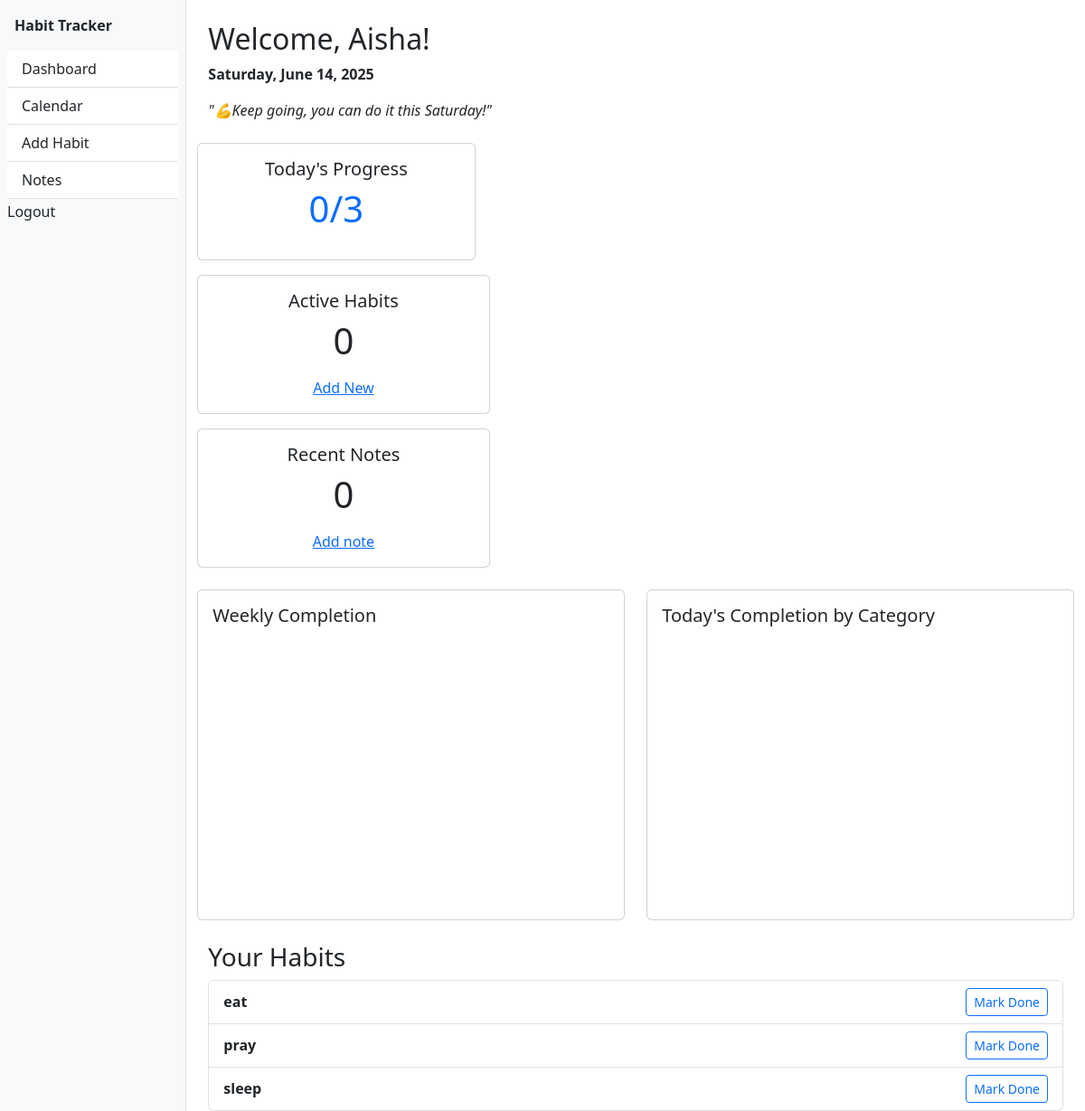
The page /habits/dashboard/ (signed in) on the database as committed earlier.
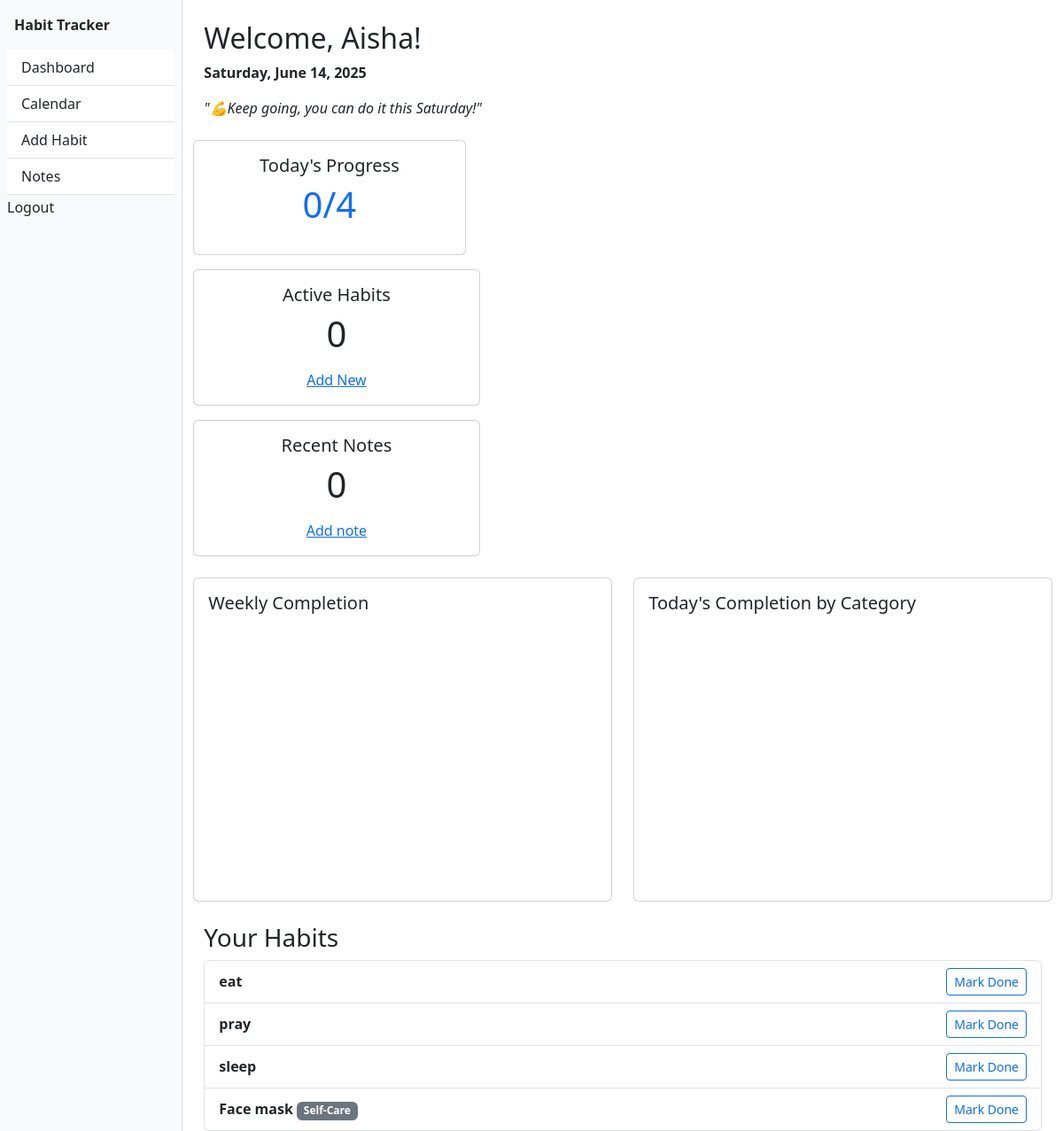
The same page on the database as committed later.
### habits/models.py (models this page shows, shortened)
class Habit(models.Model):
    CATEGORY_CHOICES = [
        ('health', 'Health/Fitness'),
        ('productivity', 'Productivity'),
        ('selfcare', 'Self-Care'),
        ('learning', 'Learning'),
        ('work', 'Work'),
        ('fun', 'Hobbies/Fun'),
    ]
    FREQUENCY_CHOICES = [
        ('daily', 'Daily'),
        ('weekly', 'Weekly'),
        ('custom', 'Custom'),
    ]
    user = models.ForeignKey(User, on_delete=models.CASCADE)
    name = models.CharField(max_length=100)  # e.g. "Drink water"
    description = models.TextField(blank=True)
    target = models.PositiveIntegerField(default=1)  # e.g. "8 glasses/day"
    frequency = models.CharField(max_length=20, choices=FREQUENCY_CHOICES, default='daily')
    category = models.CharField(max_length=50, choices=CATEGORY_CHOICES, blank=True)
    creation_date = models.DateTimeField(auto_now_add=True)
    is_template = models.BooleanField(default=False)  # For admin-curated templates
    created_by_admin = models.ForeignKey(
        User,
        on_delete=models.SET_NULL,
        null=True,
        blank=True,
        related_name='admin_habits'
    )

### habits/views.py (the view)
# urls.py: path('dashboard/', dashboard, name='dashboard'),
@login_required
def dashboard(request):
    habits = Habit.objects.filter(user=request.user)
    today = date.today()
    start_of_week = today - timedelta(days=today.weekday())  # Monday
    week_dates = [start_of_week + timedelta(days=i) for i in range(7)]
    weekly_data = HabitCompletion.objects.filter(
        habit__user=request.user,
        date__range=[week_dates[0], week_dates[-1]],
        completed=True
    ).values('date').annotate(count=Count('id'))
    chart_labels = [d.strftime('%a') for d in week_dates]
    chart_data = [next((item['count'] for item in weekly_data if item['date'] == d), 0) for d in week_dates]
    category_data = HabitCompletion.objects.filter(
        habit__user=request.user,
        date=today,
        completed=True
    ).values('habit__category').annotate(count=Count('id'))
    category_labels = []
    category_counts = []
    category_map = dict(Habit.CATEGORY_CHOICES)
    for item in category_data:
        label = category_map.get(item['habit__category'], 'Uncategorised')
        category_labels.append(label)
        category_counts.append(item['count'])
    completed_today = HabitCompletion.objects.filter(
        habit__user=request.user,
        date=today,
        completed=True
    ).count()
    habit_count = habits.count()
    return render(request, 'habits/dashboard.html', {
        'habits': habits,
        'completed_today': completed_today,
        'habit_count': habit_count,
        'today': today,
        'chart_labels': json.dumps(chart_labels),
        'chart_data': json.dumps(chart_data),
        'category_labels': json.dumps(category_labels),
        'category_data': json.dumps(category_counts),
    })

### habits/templates/habits/dashboard.html (shortened to what this page needs)
{% extends 'habits/base.html' %}
{% block content %}
<div class="container mt-4">
    <h2>Welcome, {{ user.first_name|default:user.username }}!</h2>
    <p><strong>{{ today|date:"l, F j, Y" }}</strong></p>
  <p><em>"💪Keep going, you can do it this {{ today|date:'l' }}!"</em></p>
</div>
<div class="row mt-4">
    <div class="col-md-4 mb-3">
      <div class="card text-center">
        <div class="card-body">
          <h5 class="card-title">Today's Progress</h5>
          <p class="display-6 text-primary">{{ completed_today }}/{{ habit_count }}</p>
        </div>
      </div>
    </div>
</div>
<div class="col-md-4 mb-3">
    <div class="card text-center">
      <div class="card-body">
        <h5 class="card-title">Active Habits</h5>
        <p class="display-6 text-purple">0</p>
        <a href="{% url 'habits:habit_create' %}">Add New</a>
      </div>
    </div>
  </div>
<div class="col-md-4 mb-3">
    <div class="card text-center">
      <div class="card-body">
        <h5 class="card-title">Recent Notes</h5>
        <p class="display-6 text-purple">0</p>
        <a href="{% url 'habits:add_note' %}">Add note</a>
      </div>
    </div>
  </div>
<div class="row mt-4">
    <div class="col-md-6">
      <div class="card p-3">
        <h5>Weekly Completion</h5>
        <div id="weekly-completion-chart" style="height: 300px;"></div>
      </div>
    </div>
    <div class="col-md-6">
      <div class="card p-3">
        <h5>Today's Completion by Category</h5>
        <div id="category-completion-chart" style="height: 300px;"></div>
      </div>
    </div>
  </div>
<div class="container mt-4">
  <h3>Your Habits</h3>
  <ul class="list-group">
    {% for habit in habits %}
      <li class="list-group-item d-flex justify-content-between align-items-center">
        <div>
          <strong>{{ habit.name }}</strong>
          {% if habit.get_category_display %}
            <span class="badge bg-secondary">{{ habit.get_category_display }}</span>
          {% endif %}
        </div>
        <form action="{% url 'habits:toggle_habit' habit.pk %}" method="post">
          {% if habit.is_completed_today %}
            <button class="btn btn-success btn-sm" disabled>Done</button>
          {% else %}
            <button class="btn btn-outline-primary btn-sm">Mark Done</button>
          {% endif %}
        </form>
    {% empty %}
      <li class="list-group-item">You don't have any habits yet.</li>
    {% endfor %}
  </ul>
</div>
{% endblock %}

### habits/templates/habits/base.html (shortened to what this page needs)
<!DOCTYPE html>
<html lang="en">
<head>
    {% load static %}
    <link href="https://cdn.jsdelivr.net/npm/bootstrap@5.3.0/dist/css/bootstrap.min.css" rel="stylesheet">
        <link rel="stylesheet" href="https://cdn.jsdelivr.net/npm/bootstrap@5.3.0/dist/css/bootstrap.min.css">
        <link rel="stylesheet" href="{% static 'css/styles.css' %}">
</head>
<body>
        {% if request.user.is_authenticated %}
        <div class="d-flex">
            <div class="bg-light border-end" style="width: 250px; min-height: 100vh;">
                <div class="p-3 fw-bold">Habit Tracker</div>
                <div class="list-group list-group-flush px-2">
                    <a href="{% url 'habits:dashboard' %}" class="list-group-item list-group-item-action">Dashboard</a>
                    <a href="{% url 'habits:calendar' %}" class="list-group-item list-group-item-action">Calendar</a>
                    <a href="{% url 'habits:habit_create' %}" class="list-group-item list-group-item-action">Add Habit</a>
                    <a href="{% url 'habits:note_list' %}" class="list-group-item list-group-item-action">Notes</a>
        <form method="post" action="{% url 'logout' %}">
            <button type="submit" class="btn btn-link nav-link" style="display:inline; padding:0;">Logout</button>
        </form>
</div>
{% endif %}
</div>
    <div class="container">
        {% block content %}
        {% endblock %}
    </div>
</body>
</html>

Rows that differ between the two databases and show on the page:
added Habit: name "Face mask", category "Self-Care"
Other text that changed with them:
{{ habit_count }}: "3" → "4"
